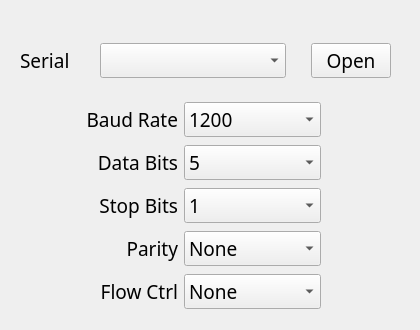
<?xml version="1.0" encoding="UTF-8"?>
<ui version="4.0">
 <class>SelectSerialWindow</class>
 <widget class="QWidget" name="SelectSerialWindow">
  <property name="geometry">
   <rect>
    <x>0</x>
    <y>0</y>
    <width>420</width>
    <height>330</height>
   </rect>
  </property>
  <property name="minimumSize">
   <size>
    <width>420</width>
    <height>330</height>
   </size>
  </property>
  <property name="maximumSize">
   <size>
    <width>420</width>
    <height>330</height>
   </size>
  </property>
  <property name="windowTitle">
   <string>Form</string>
  </property>
  <widget class="QWidget" name="layoutWidget">
   <property name="geometry">
    <rect>
     <x>20</x>
     <y>30</y>
     <width>371</width>
     <height>61</height>
    </rect>
   </property>
   <layout class="QHBoxLayout" name="horizontalLayout_2" stretch="3,1,10,1,3">
    <item>
     <widget class="QLabel" name="label">
      <property name="font">
       <font>
        <family>Ubuntu Mono</family>
        <pointsize>14</pointsize>
       </font>
      </property>
      <property name="text">
       <string>Serial</string>
      </property>
     </widget>
    </item>
    <item>
     <spacer name="horizontalSpacer">
      <property name="orientation">
       <enum>Qt::Horizontal</enum>
      </property>
      <property name="sizeHint" stdset="0">
       <size>
        <width>40</width>
        <height>20</height>
       </size>
      </property>
     </spacer>
    </item>
    <item>
     <widget class="QComboBox" name="SerialListComboBox">
      <property name="font">
       <font>
        <family>Ubuntu Mono</family>
        <pointsize>14</pointsize>
        <stylestrategy>NoAntialias</stylestrategy>
       </font>
      </property>
     </widget>
    </item>
    <item>
     <spacer name="horizontalSpacer_2">
      <property name="orientation">
       <enum>Qt::Horizontal</enum>
      </property>
      <property name="sizeHint" stdset="0">
       <size>
        <width>40</width>
        <height>20</height>
       </size>
      </property>
     </spacer>
    </item>
    <item>
     <widget class="QPushButton" name="openPortButton">
      <property name="font">
       <font>
        <family>Ubuntu Mono</family>
        <pointsize>14</pointsize>
       </font>
      </property>
      <property name="text">
       <string>Open</string>
      </property>
     </widget>
    </item>
   </layout>
  </widget>
  <widget class="QWidget" name="layoutWidget">
   <property name="geometry">
    <rect>
     <x>40</x>
     <y>100</y>
     <width>281</width>
     <height>211</height>
    </rect>
   </property>
   <layout class="QVBoxLayout" name="verticalLayout">
    <item>
     <layout class="QHBoxLayout" name="horizontalLayout">
      <item>
       <widget class="QLabel" name="label_2">
        <property name="font">
         <font>
          <family>Ubuntu Mono</family>
          <pointsize>14</pointsize>
         </font>
        </property>
        <property name="text">
         <string>Baud Rate</string>
        </property>
        <property name="alignment">
         <set>Qt::AlignRight|Qt::AlignTrailing|Qt::AlignVCenter</set>
        </property>
       </widget>
      </item>
      <item>
       <widget class="QComboBox" name="BaudRateComboBox">
        <property name="font">
         <font>
          <family>Ubuntu Mono</family>
          <pointsize>14</pointsize>
         </font>
        </property>
        <item>
         <property name="text">
          <string>1200</string>
         </property>
        </item>
        <item>
         <property name="text">
          <string>2400</string>
         </property>
        </item>
        <item>
         <property name="text">
          <string>4800</string>
         </property>
        </item>
        <item>
         <property name="text">
          <string>9600</string>
         </property>
        </item>
        <item>
         <property name="text">
          <string>19200</string>
         </property>
        </item>
        <item>
         <property name="text">
          <string>38400</string>
         </property>
        </item>
        <item>
         <property name="text">
          <string>57600</string>
         </property>
        </item>
        <item>
         <property name="text">
          <string>115200</string>
         </property>
        </item>
        <item>
         <property name="text">
          <string>460800</string>
         </property>
        </item>
        <item>
         <property name="text">
          <string>921600</string>
         </property>
        </item>
        <item>
         <property name="text">
          <string>230400</string>
         </property>
        </item>
       </widget>
      </item>
     </layout>
    </item>
    <item>
     <layout class="QHBoxLayout" name="horizontalLayout_3">
      <item>
       <widget class="QLabel" name="label_3">
        <property name="font">
         <font>
          <family>Ubuntu Mono</family>
          <pointsize>14</pointsize>
         </font>
        </property>
        <property name="text">
         <string>Data Bits</string>
        </property>
        <property name="alignment">
         <set>Qt::AlignRight|Qt::AlignTrailing|Qt::AlignVCenter</set>
        </property>
       </widget>
      </item>
      <item>
       <widget class="QComboBox" name="DataBisComboBox">
        <property name="font">
         <font>
          <family>Ubuntu Mono</family>
          <pointsize>14</pointsize>
         </font>
        </property>
        <item>
         <property name="text">
          <string>5</string>
         </property>
        </item>
        <item>
         <property name="text">
          <string>6</string>
         </property>
        </item>
        <item>
         <property name="text">
          <string>7</string>
         </property>
        </item>
        <item>
         <property name="text">
          <string>8</string>
         </property>
        </item>
       </widget>
      </item>
     </layout>
    </item>
    <item>
     <layout class="QHBoxLayout" name="horizontalLayout_4">
      <item>
       <widget class="QLabel" name="label_4">
        <property name="font">
         <font>
          <family>Ubuntu Mono</family>
          <pointsize>14</pointsize>
         </font>
        </property>
        <property name="text">
         <string>Stop Bits</string>
        </property>
        <property name="alignment">
         <set>Qt::AlignRight|Qt::AlignTrailing|Qt::AlignVCenter</set>
        </property>
       </widget>
      </item>
      <item>
       <widget class="QComboBox" name="StopBitsComboBox">
        <property name="font">
         <font>
          <family>Ubuntu Mono</family>
          <pointsize>14</pointsize>
         </font>
        </property>
        <item>
         <property name="text">
          <string>1</string>
         </property>
        </item>
        <item>
         <property name="text">
          <string>2</string>
         </property>
        </item>
       </widget>
      </item>
     </layout>
    </item>
    <item>
     <layout class="QHBoxLayout" name="horizontalLayout_5">
      <item>
       <widget class="QLabel" name="label_5">
        <property name="font">
         <font>
          <family>Ubuntu Mono</family>
          <pointsize>14</pointsize>
         </font>
        </property>
        <property name="text">
         <string>Parity</string>
        </property>
        <property name="alignment">
         <set>Qt::AlignRight|Qt::AlignTrailing|Qt::AlignVCenter</set>
        </property>
       </widget>
      </item>
      <item>
       <widget class="QComboBox" name="ParityComboBox">
        <property name="font">
         <font>
          <family>Ubuntu Mono</family>
          <pointsize>14</pointsize>
         </font>
        </property>
        <item>
         <property name="text">
          <string>None</string>
         </property>
        </item>
        <item>
         <property name="text">
          <string>Odd</string>
         </property>
        </item>
        <item>
         <property name="text">
          <string>Even</string>
         </property>
        </item>
        <item>
         <property name="text">
          <string>Mark</string>
         </property>
        </item>
        <item>
         <property name="text">
          <string>Space</string>
         </property>
        </item>
       </widget>
      </item>
     </layout>
    </item>
    <item>
     <layout class="QHBoxLayout" name="horizontalLayout_6">
      <item>
       <widget class="QLabel" name="label_6">
        <property name="font">
         <font>
          <family>Ubuntu Mono</family>
          <pointsize>14</pointsize>
         </font>
        </property>
        <property name="text">
         <string>Flow Ctrl</string>
        </property>
        <property name="alignment">
         <set>Qt::AlignRight|Qt::AlignTrailing|Qt::AlignVCenter</set>
        </property>
       </widget>
      </item>
      <item>
       <widget class="QComboBox" name="FlowCtrlComboBox">
        <property name="font">
         <font>
          <family>Ubuntu Mono</family>
          <pointsize>14</pointsize>
         </font>
        </property>
        <item>
         <property name="text">
          <string>None</string>
         </property>
        </item>
        <item>
         <property name="text">
          <string>Xon/Xoff</string>
         </property>
        </item>
        <item>
         <property name="text">
          <string>Rts/Cts</string>
         </property>
        </item>
        <item>
         <property name="text">
          <string>Dsr/Dtr</string>
         </property>
        </item>
       </widget>
      </item>
     </layout>
    </item>
   </layout>
  </widget>
 </widget>
 <resources/>
 <connections/>
</ui>
